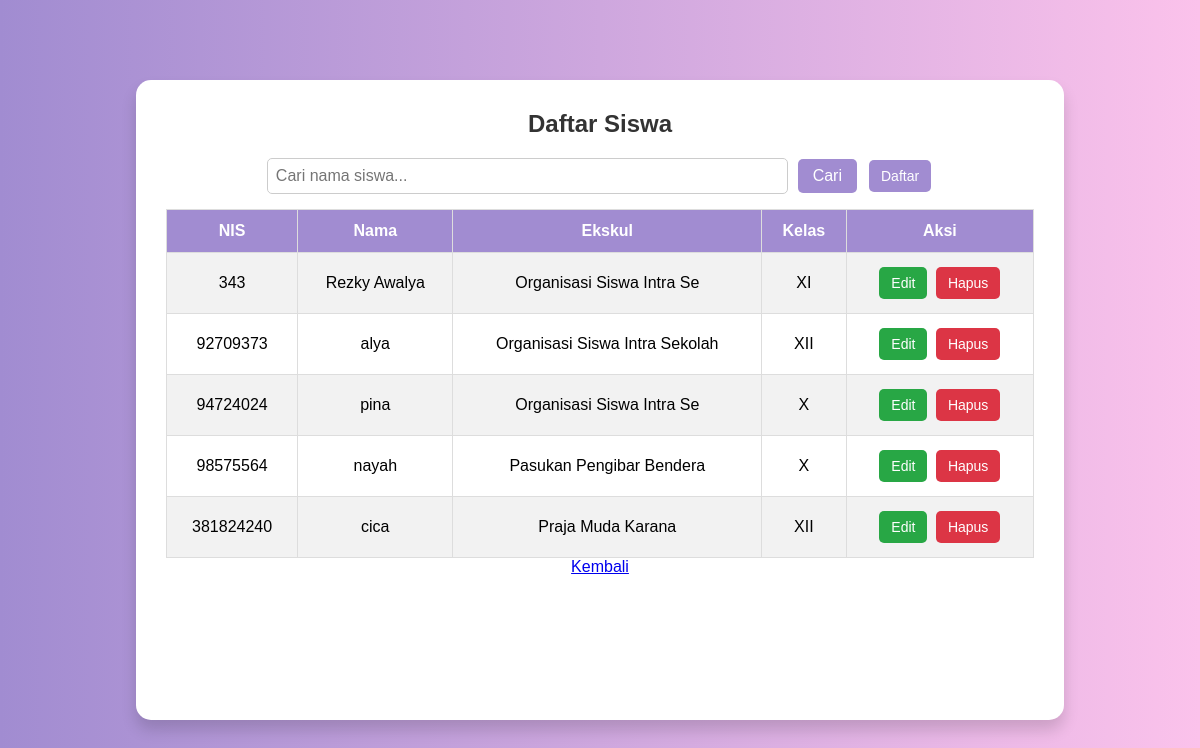
Page /ekskul/siswa/daftar_siswa.php on the committed database.
### tables this page shows
CREATE TABLE `siswa` (
  `id_siswa` int(25) NOT NULL,
  `nama` varchar(50) NOT NULL,
  `ekskul` varchar(100) NOT NULL,
  `NIS` int(15) NOT NULL,
  `kelas` varchar(11) NOT NULL
);

### ekskul/siswa/daftar_siswa.php (the view, shortened to what this page needs)
<?php
include '../koneksi.php';
$search = isset($_GET['search']) ? mysqli_real_escape_string($conn, $_GET['search']) : "";
if ($search) {
    $sql = "SELECT nis, nama, ekskul, kelas FROM siswa WHERE nama LIKE '%$search%' ORDER BY nis ASC";
} else {
    $sql = "SELECT nis, nama, ekskul, kelas FROM siswa ORDER BY nis ASC";
}
$result = mysqli_query($conn, $sql);
?>
<!DOCTYPE html>
<html lang="id">
<head>
</head>
<body>
    <div class="container">
        <h2>Daftar Siswa</h2>
        <form method="GET" action="">
            <input type="text" name="search" placeholder="Cari nama siswa..." value="<?php echo htmlspecialchars($search); ?>">
            <button type="submit">Cari</button>
            <a href="pendaftaran.php" class="btn-daftar">Daftar</a>
        </form>
        <table>
            <tr>
                <th>NIS</th>
                <th>Nama</th>
                <th>Ekskul</th>
                <th>Kelas</th>
                <th>Aksi</th>
            </tr>
            <?php
            if (mysqli_num_rows($result) > 0) {
                while ($row = mysqli_fetch_assoc($result)) {
                    echo "<tr>";
                    echo "<td>" . htmlspecialchars($row['nis']) . "</td>";
                    echo "<td>" . htmlspecialchars($row['nama']) . "</td>";
                    echo "<td>" . htmlspecialchars($row['ekskul']) . "</td>";
                    echo "<td>" . htmlspecialchars($row['kelas']) . "</td>";
                    echo "<td>
                            <a href='edit_siswa.php?nis={$row['nis']}' class='btn-edit'>Edit</a>
                            <a href='daftar_siswa.php?hapus={$row['nis']}' class='btn-hapus' onclick='return confirm(\"Yakin ingin menghapus?\")'>Hapus</a>
                          </td>";
                    echo "</tr>";
                }
            } else {
                echo "<tr><td colspan='5' class='not-found'>Data tidak ditemukan</td></tr>";
            }
            ?>
        </table>
        <a href="../dashboard.php">Kembali</a>
    </div>
</body>
</html>

### ekskul/siswa/daftar_siswa.php (style rules this page uses)
* { margin: 0; padding: 0; box-sizing: border-box; font-family: 'Poppins', sans-serif; }
body { background: linear-gradient(to right, #a18cd1, #fbc2eb); display: flex; justify-content: center; align-items: center; height: 100vh; padding: 20px; }
.container { background: #fff; padding: 30px; border-radius: 15px; box-shadow: 0 10px 15px rgba(0, 0, 0, 0.15); width: 80%; max-width: 1200px; text-align: center; height: 80vh; overflow-y: auto; }
h2 { margin-bottom: 20px; color: #333; }
form { margin-bottom: 15px; display: flex; justify-content: center; align-items: center; gap: 10px; }
input[type="text"] { width: 60%; padding: 8px; border: 1px solid #ccc; border-radius: 5px; font-size: 16px; }
button { padding: 8px 15px; border: none; background: #a18cd1; color: white; font-size: 16px; cursor: pointer; border-radius: 5px; transition: 0.3s; }
table { width: 100%; border-collapse: collapse; margin-top: 15px; }
th, td { border: 1px solid #ddd; padding: 12px; text-align: center; }
th { background-color: #a18cd1; color: white; }
tr:nth-child(even) { background-color: #f2f2f2; }
.btn-daftar, .btn-edit, .btn-hapus { display: inline-block; padding: 8px 12px; margin: 2px; border: none; color: white; font-size: 14px; cursor: pointer; border-radius: 5px; transition: 0.3s; text-decoration: none; }
.btn-daftar { background: #a18cd1; }
.btn-edit { background: #28a745; }
.btn-hapus { background: #dc3545; }

### rows in the picture
siswa: NIS "343", nama "Rezky Awalya", ekskul "Organisasi Siswa Intra Se", kelas "XI"
siswa: NIS "92709373", nama "alya", ekskul "Organisasi Siswa Intra Sekolah", kelas "XII"
siswa: NIS "94724024", nama "pina", ekskul "Organisasi Siswa Intra Se", kelas "X"
siswa: NIS "98575564", nama "nayah", ekskul "Pasukan Pengibar Bendera", kelas "X"
siswa: NIS "381824240", nama "cica", ekskul "Praja Muda Karana", kelas "XII"
